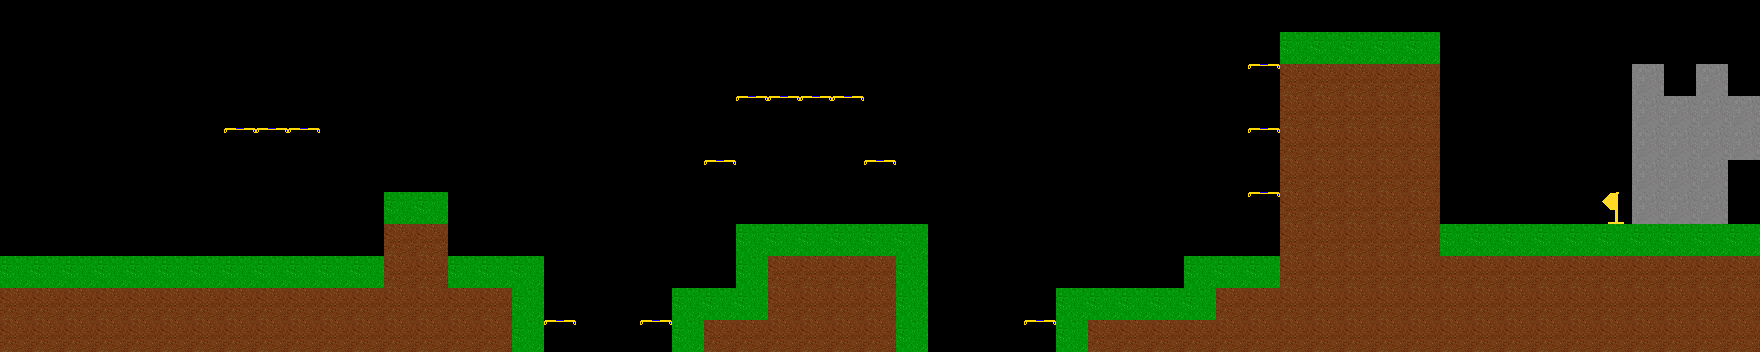

Rendered tile map (Tiled .tmx) drawn with the repository's tilesets; below, a short description and the map source with its tile grids summarised:
An orthogonal 55x11 tile map with 32x32 px tiles, 1 tile layer (stage) and 28 objects.

<map version="1.8" tiledversion="1.8.1" orientation="orthogonal" renderorder="right-down" width="55" height="11" tilewidth="32" tileheight="32" infinite="0" nextlayerid="15" nextobjectid="123">
 <tileset firstgid="1" source="plcEnvTileset.tsx" />
 <layer id="1" name="stage" width="55" height="11">
  <data>[605 cells, 224 non-empty, 6 distinct tile ids]</data>
 </layer>
 <objectgroup id="11" name="player" offsetx="8" offsety="0">
  <object id="75" x="16" y="248">
   <point />
  </object>
  <object id="76" x="48" y="248">
   <point />
  </object>
  <object id="77" x="80" y="248">
   <point />
  </object>
  <object id="78" x="112" y="248">
   <point />
  </object>
 </objectgroup>
 <objectgroup id="12" name="coin">
  <object id="61" x="240" y="120">
   <point />
  </object>
  <object id="62" x="272" y="120">
   <point />
  </object>
  <object id="63" x="304" y="120">
   <point />
  </object>
  <object id="70" x="568" y="236.644">
   <point />
  </object>
  <object id="71" x="602.261" y="216">
   <point />
  </object>
  <object id="72" x="634.098" y="219.233">
   <point />
  </object>
  <object id="73" x="663.509" y="246.344">
   <point />
  </object>
  <object id="87" x="712" y="64">
   <point />
  </object>
  <object id="88" x="746.133" y="64">
   <point />
  </object>
  <object id="89" x="780.267" y="64">
   <point />
  </object>
  <object id="90" x="814.4" y="64">
   <point />
  </object>
  <object id="91" x="848.533" y="64">
   <point />
  </object>
  <object id="92" x="882.667" y="64">
   <point />
  </object>
  <object id="118" x="944" y="224">
   <point />
  </object>
  <object id="119" x="976" y="192">
   <point />
  </object>
  <object id="120" x="1016" y="224">
   <point />
  </object>
  <object id="121" x="1040" y="264">
   <point />
  </object>
  <object id="122" x="1048" y="304">
   <point />
  </object>
 </objectgroup>
 <objectgroup id="13" name="skeleton">
  <object id="64" x="320" y="120">
   <point />
  </object>
  <object id="84" x="1424" y="32">
   <point />
  </object>
  <object id="86" x="1264" y="256">
   <point />
  </object>
  <object id="93" x="848" y="96">
   <point />
  </object>
  <object id="94" x="752" y="96">
   <point />
  </object>
  <object id="95" x="440" y="192">
   <point />
  </object>
 </objectgroup>
 <objectgroup id="14" name="goal" />
</map>